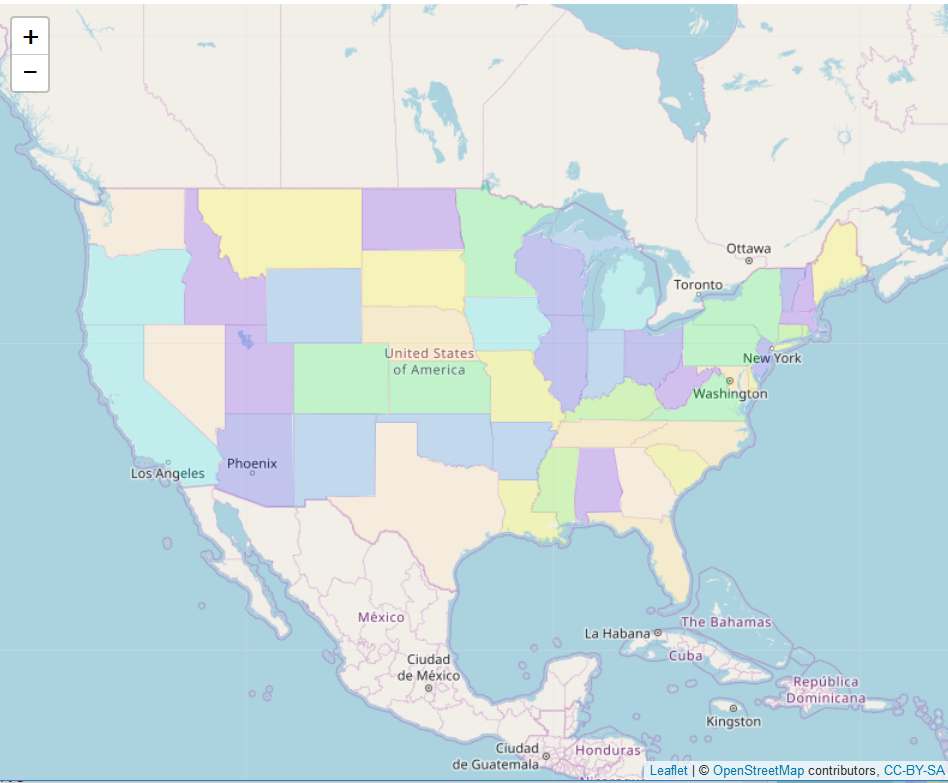

Write the R code that produced this figure.
install.packages("leaflet")
library(leaflet)
library(maps)
mapStates = map("state",fill = TRUE,plot = FALSE)
leaflet(data = mapStates) %>% addTiles() %>%
  addPolygons(fillColor = topo.colors(10,alpha = NULL),stroke = FALSE)
